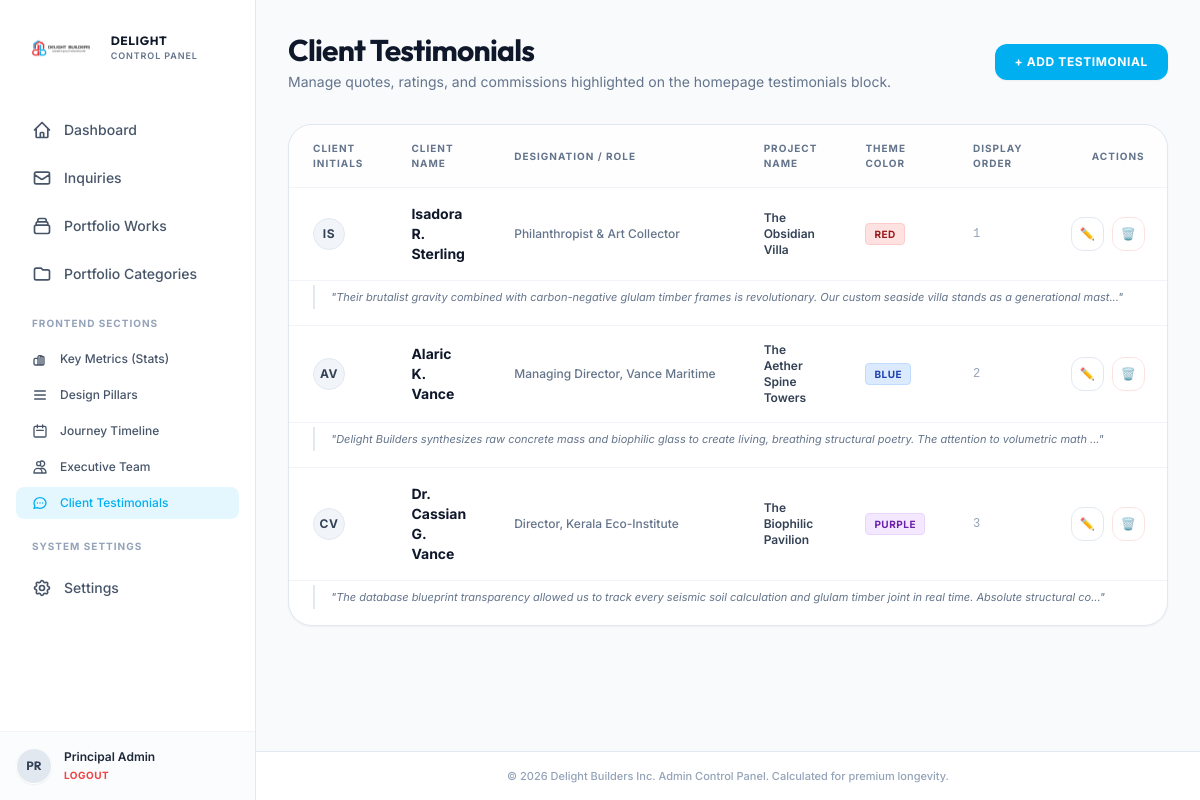
Page /admin/testimonials.php (signed in) on the committed database.
### tables this page shows
CREATE TABLE IF NOT EXISTS `settings` (
  `key_name` varchar(50) NOT NULL,
  `value` text,
  PRIMARY KEY (`key_name`)
);

CREATE TABLE IF NOT EXISTS `testimonials` (
  `id` int NOT NULL AUTO_INCREMENT,
  `client_name` varchar(100) NOT NULL,
  `client_designation` varchar(150) NOT NULL,
  `project_name` varchar(100) NOT NULL,
  `quote` text NOT NULL,
  `color` varchar(20) DEFAULT 'blue',
  `sort_order` int DEFAULT '0',
  `created_at` timestamp NOT NULL DEFAULT CURRENT_TIMESTAMP,
  PRIMARY KEY (`id`)
);

### admin/testimonials.php (the view, shortened to what the rows shown need)
<?php
require_once 'admin_header.php';
$action = $_GET['action'] ?? 'list';
$testimonials = [];
if ($action === 'list') {
    try {
        $stmt = $pdo->query("SELECT * FROM testimonials ORDER BY sort_order ASC, id ASC");
        $testimonials = $stmt->fetchAll();
    } catch (PDOException $e) {
        $error_msg = "Failed to fetch testimonials: " . $e->getMessage();
    }
}
?>
<div class="space-y-8">
    <div class="flex flex-col sm:flex-row sm:items-center sm:justify-between gap-4">
        <div>
            <h1 class="font-display font-bold text-3xl text-slate-900 tracking-tight">Client Testimonials</h1>
        </div>
    </div>
    <?php if ($action === 'list'): ?>
        <div class="bg-white border border-slate-200 rounded-3xl overflow-hidden shadow-sm">
            <div class="overflow-x-auto">
                <table class="min-w-full divide-y divide-slate-150 text-left">
                    <thead class="bg-slate-50/20 text-[10px] font-bold text-slate-500 uppercase tracking-widest">
                        <tr>
                            <th class="px-6 py-4">Client Initials</th>
                            <th class="px-6 py-4">Client Name</th>
                            <th class="px-6 py-4">Designation / Role</th>
                            <th class="px-6 py-4">Project Name</th>
                            <th class="px-6 py-4">Theme Color</th>
                            <th class="px-6 py-4">Display Order</th>
                            <th class="px-6 py-4 text-right">Actions</th>
                        </tr>
                    </thead>
                    <tbody class="divide-y divide-slate-100 text-xs font-medium text-slate-700">
                        <?php if (count($testimonials) > 0): ?>
                            <?php foreach ($testimonials as $t): ?>
                                <tr class="hover:bg-slate-50/20 transition-all duration-150 border-t border-slate-100">
                                    <td class="px-6 py-4">
                                        <div class="inline-flex items-center justify-center w-8 h-8 rounded-full bg-slate-100 border border-slate-200 text-slate-700 font-bold uppercase tracking-wider text-xs">
                                            <?php echo get_initials($t['client_name']); ?>
                                        </div>
                                    </td>
                                    <td class="px-6 py-4 font-bold text-[#0f172a] text-sm">
                                        <?php echo htmlspecialchars($t['client_name']); ?>
                                    </td>
                                    <td class="px-6 py-4 text-slate-500 max-w-xs truncate">
                                        <?php echo htmlspecialchars($t['client_designation']); ?>
                                    </td>
                                    <td class="px-6 py-4 font-semibold text-slate-700">
                                        <?php echo htmlspecialchars($t['project_name']); ?>
                                    </td>
                                    <td class="px-6 py-4">
                                        <?php if ($t['color'] === 'red'): ?>
                                            <span class="inline-flex items-center px-2 py-0.5 rounded text-[10px] font-bold uppercase tracking-wider bg-red-100 text-red-800 border border-red-200">Red</span>
                                        <?php elseif ($t['color'] === 'purple'): ?>
                                            <span class="inline-flex items-center px-2 py-0.5 rounded text-[10px] font-bold uppercase tracking-wider bg-purple-100 text-purple-800 border border-purple-200">Purple</span>
                                        <?php else: ?>
                                            <span class="inline-flex items-center px-2 py-0.5 rounded text-[10px] font-bold uppercase tracking-wider bg-blue-100 text-blue-800 border border-blue-200">Blue</span>
                                        <?php endif; ?>
                                    </td>
                                    <td class="px-6 py-4 font-mono text-slate-400">
                                        <?php echo $t['sort_order']; ?>
                                    </td>
                                    <td class="px-6 py-4 text-right">
                                        <div class="flex justify-end gap-2">
                                            <a href="testimonials.php?action=edit&id=<?php echo $t['id']; ?>" class="p-2 border border-slate-200 hover:border-[#00aff0] hover:text-[#00aff0] rounded-xl transition-all duration-300 bg-white" title="Edit testimonial">
                                                ✏️
                                            </a>
                                            <a href="testimonials.php?action=delete&id=<?php echo $t['id']; ?>" onclick="return confirm('Are you sure you want to delete this client testimonial?')" class="p-2 border border-red-100 hover:bg-red-50 text-red-500 rounded-xl transition-all duration-300 bg-white" title="Delete testimonial">
                                                🗑️
                                            </a>
                                        </div>
                                    </td>
                                </tr>
                                <tr class="bg-slate-50/5 text-[11px] text-slate-500 font-normal">
                                    <td colspan="7" class="px-6 pb-4 pt-1 border-t-0 max-w-lg">
                                        <div class="italic border-l-2 border-slate-200 pl-4 py-1">
                                            "<?php echo htmlspecialchars(mb_strimwidth($t['quote'], 0, 150, "...")); ?>"
                                        </div>
                                    </td>
                                </tr>
                            <?php endforeach; ?>
                        <?php endif; ?>
                    </tbody>
                </table>
            </div>
        </div>
    <?php endif; ?>
</div>
<?php
require_once 'admin_footer.php';
?>

### admin/admin_header.php (shortened to what the rows shown need)
<?php
require_once 'db_connection.php';
$logo_path_resolved = "../" . get_setting('logo_path', 'asset/images/logo.png');
?>
<!DOCTYPE html>
<html lang="en" class="h-full bg-slate-50">
<head>
    <script src="https://cdn.tailwindcss.com"></script>
    <link rel="stylesheet" href="../asset/css/admin.css">
</head>
<body class="h-full font-sans text-slate-800 antialiased flex">
    <aside class="hidden md:flex md:w-64 md:flex-col md:fixed md:inset-y-0 border-r border-slate-200 bg-white">
        <div class="flex flex-col flex-grow pt-5 overflow-y-auto">
            <div class="flex items-center flex-shrink-0 px-6 mb-8">
                <img src="<?php echo $logo_path_resolved; ?>" alt="Delight Builders Logo" class="h-14 w-auto object-contain">
                <div class="ml-3">
                    <span class="font-display font-bold text-xs tracking-wider text-[#0f172a] block">DELIGHT</span>
                    <span class="text-[9px] font-semibold tracking-widest text-[#64748b] block uppercase">CONTROL PANEL</span>
                </div>
            </div>
        </div>
    </aside>
    <div class="md:pl-64 flex flex-col flex-1 w-full min-h-screen">
        <main class="flex-grow p-6 md:p-8">

### rows in the picture
settings: value (picture)
testimonials: client_name "IS", client_name "Isadora R. Sterling", client_designation "Philanthropist & Art Collector", project_name "The Obsidian Villa", color "RED", sort_order "1", quote "Their brutalist gravity combined with carbon-negative glulam timber frames is revolutionary. Our custom seaside villa stands as a generational mast..."
testimonials: client_name "AV", client_name "Alaric K. Vance", client_designation "Managing Director, Vance Maritime", project_name "The Aether Spine Towers", color "BLUE", sort_order "2", quote "Delight Builders synthesizes raw concrete mass and biophilic glass to create living, breathing structural poetry. The attention to volumetric math ..."
testimonials: client_name "CV", client_name "Dr. Cassian G. Vance", client_designation "Director, Kerala Eco-Institute", project_name "The Biophilic Pavilion", color "PURPLE", sort_order "3", quote "The database blueprint transparency allowed us to track every seismic soil calculation and glulam timber joint in real time. Absolute structural co..."

### other values in the picture
substr($_SESSION['admin_fullname'] ?? 'A', 0, 2) "PR"
$_SESSION['admin_fullname'] "Principal Admin"
